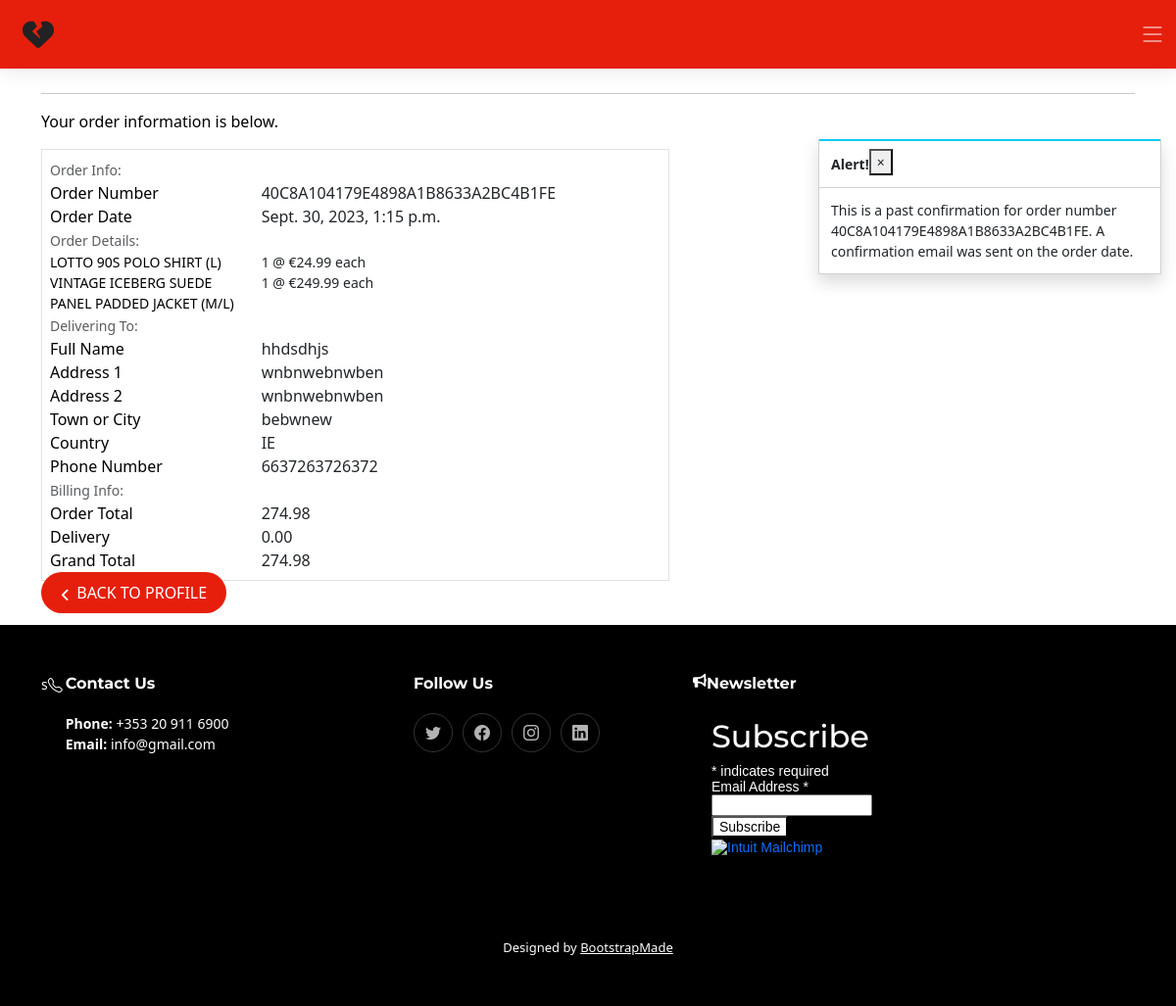
Screenshot of /profile/order_history/40C8A104179E4898A1B8633A2BC4B1FE with the database file from the repository.
### checkout/models.py (models this page shows, shortened)
class Order(models.Model):
    order_number = models.CharField(max_length=32, null=False, editable=False)
    user_profile = models.ForeignKey(
        UserProfile, on_delete=models.SET_NULL,
        null=True, blank=True, related_name='orders')
    full_name = models.CharField(max_length=50, null=False, blank=False)
    email = models.EmailField(max_length=254, null=False, blank=False)
    phone_number = models.CharField(
        max_length=16)
    country = CountryField(blank_label='Country *', null=False, blank=False)
    postcode = models.CharField(max_length=20, null=True, blank=True)
    town_or_city = models.CharField(max_length=40, null=False, blank=False)
    street_address1 = models.CharField(max_length=80, null=False, blank=False)
    street_address2 = models.CharField(max_length=80, null=True, blank=True)
    county = models.CharField(max_length=80, null=True, blank=True)
    date = models.DateTimeField(auto_now_add=True)
    delivery_cost = models.DecimalField(
        max_digits=6, decimal_places=2, null=False, default=0)
    order_total = models.DecimalField(
        max_digits=10, decimal_places=2, null=False, default=0)
    grand_total = models.DecimalField(
        max_digits=10, decimal_places=2, null=False, default=0)
    original_bag = models.TextField(null=False, blank=False, default='')
    stripe_pid = models.CharField(
        max_length=254, null=False, blank=False, default='')

class OrderLineItem(models.Model):
    order = models.ForeignKey(
        Order,
        null=False, blank=False,
        on_delete=models.CASCADE, related_name='lineitems')
    product = models.ForeignKey(
        Product, null=False, blank=False, on_delete=models.CASCADE)
    quantity = models.IntegerField(null=False, blank=False, default=0)
    lineitem_total = models.DecimalField(
        max_digits=6, decimal_places=2,
        null=False, blank=False, editable=False)

### products/models.py (models this page shows, shortened)
class Product(models.Model):
    category = models.ForeignKey(
        'Category', null=True, blank=True, on_delete=models.SET_NULL)
    sku = models.CharField(max_length=255, null=True, blank=True)
    name = models.CharField(max_length=255)
    description = models.TextField()
    price = models.DecimalField(max_digits=6, decimal_places=2)
    image_url = models.URLField(max_length=1024, null=True, blank=True)
    CONDITION_CHOICES = [
        ('never worn', 'Never worn'),
        ('very good', 'Very Good'),
        ('good', 'Good'),
        ('fair', 'Fair'),
    ]
    condition = models.CharField(max_length=100, choices=CONDITION_CHOICES)
    GENDER_CHOICES = [
        ('M', 'Male'),
        ('F', 'Female'),
        ('U', 'Unisex'),
    ]
    gender = models.CharField(
        max_length=100, null=True, blank=True, choices=GENDER_CHOICES)
    size = models.CharField(max_length=20)
    material = models.CharField(max_length=100)
    brand = models.CharField(max_length=100)
    date_listed = models.DateTimeField(auto_now_add=True)
    is_sold = models.BooleanField(default=False)

### profiles/views.py (the view)
# urls.py: path('order_history/<order_number>', views.order_history, name='order_history'),
def order_history(request, order_number):
    order = get_object_or_404(Order, order_number=order_number)
    messages.info(request, (
        f'This is a past confirmation for order number {order_number}. '
        'A confirmation email was sent on the order date.'
    ))
    template = 'checkout/checkout_success.html'
    context = {
        'order': order,
        'from_profile': True,
    }
    return render(request, template, context)

### bag/contexts.py (called while the page is built, shortened)
def bag_contents(request):
    bag_items = []
    total = 0
    product_count = 0
    bag = request.session.get('bag', {})
    if total < settings.FREE_DELIVERY_THRESHOLD:
        delivery = total * Decimal(settings.STANDARD_DELIVERY_PERCENTAGE / 100)
        free_delivery_delta = settings.FREE_DELIVERY_THRESHOLD - total
    else:
        delivery = 0
        free_delivery_delta = 0
    grand_total = delivery + total
    context = {
        'bag_items': bag_items,
        'total': total,
        'product_count': product_count,
        'delivery': delivery,
        'free_delivery_delta': free_delivery_delta,
        'free_delivery_threshold': settings.FREE_DELIVERY_THRESHOLD,
        'grand_total': grand_total,
    }
    return context

### checkout/templates/checkout/checkout_success.html (shortened to what this page needs)
{% extends "base.html" %}
{% load static %}
{% block extra_css %}
<link rel="stylesheet" href="{% static 'checkout/css/checkout.css' %}">
{% endblock %}
{% block content %}
<div class="container">
    <div class="row">
        <div class="col">
            <h2 class="logo-font mb-4">Thank You</h2>
            <hr>
            <p class="text-black">Your order information is below.
        </div>
    </div>
    <div class="row">
        <div class="col-12 col-lg-7">
            <div class="order-confirmation-wrapper p-2 border">
                <div class="row">
                    <div class="col">
                        <small class="text-muted">Order Info:</small>
                    </div>
                </div>
                <div class="row">
                    <div class="col-12 col-md-4">
                        <p class="mb-0 text-black font-weight-bold">Order Number</p>
                    </div>
                    <div class="col-12 col-md-8 text-md-right">
                        <p class="mb-0">{{ order.order_number }}</p>
                    </div>
                </div>
                <div class="row">
                    <div class="col-12 col-md-4">
                        <p class="mb-0 text-black font-weight-bold">Order Date</p>
                    </div>
                    <div class="col-12 col-md-8 text-md-right">
                        <p class="mb-0">{{ order.date }}</p>
                    </div>
                </div>
                <div class="row">
                    <div class="col">
                        <small class="text-muted">Order Details:</small>
                    </div>
                </div>
                {% for item in order.lineitems.all %}
                <div class="row">
                    <div class="col-12 col-md-4">
                        <p class="small mb-0 text-black font-weight-bold">
                            {{ item.product.name }}
                        </p>
                    </div>
                    <div class="col-12 col-md-8 text-md-right">
                        <p class="small mb-0">{{ item.quantity }} @ €{{ item.product.price }} each</p>
                    </div>
                </div>
                {% endfor %}
                <div class="row">
                    <div class="col">
                        <small class="text-muted">Delivering To:</small>
                    </div>
                </div>
                <div class="row">
                    <div class="col-12 col-md-4">
                        <p class="mb-0 text-black font-weight-bold">Full Name</p>
                    </div>
                    <div class="col-12 col-md-8 text-md-right">
                        <p class="mb-0">{{ order.full_name }}</p>
                    </div>
                </div>
                <div class="row">
                    <div class="col-12 col-md-4">
                        <p class="mb-0 text-black font-weight-bold">Address 1</p>
                    </div>
                    <div class="col-12 col-md-8 text-md-right">
                        <p class="mb-0">{{ order.street_address1 }}</p>
                    </div>
                </div>
                {% if order.street_address2 %}
                <div class="row">
                    <div class="col-12 col-md-4">
                        <p class="mb-0 text-black font-weight-bold">Address 2</p>
                    </div>
                    <div class="col-12 col-md-8 text-md-right">
                        <p class="mb-0">{{ order.street_address1 }}</p>
                    </div>
                </div>
                {% endif %}
                <div class="row">
                    <div class="col-12 col-md-4">
                        <p class="mb-0 text-black font-weight-bold">Town or City</p>
                    </div>
                    <div class="col-12 col-md-8 text-md-right">
                        <p class="mb-0">{{ order.town_or_city }}</p>
                    </div>
                </div>
                <div class="row">
                    <div class="col-12 col-md-4">
                        <p class="mb-0 text-black font-weight-bold">Country</p>
                    </div>
                    <div class="col-12 col-md-8 text-md-right">
                        <p class="mb-0">{{ order.country }}</p>
                    </div>
                </div>
                <div class="row">
                    <div class="col-12 col-md-4">
                        <p class="mb-0 text-black font-weight-bold">Phone Number</p>
                    </div>
                    <div class="col-12 col-md-8 text-md-right">
                        <p class="mb-0">{{ order.phone_number }}</p>
                    </div>
                </div>
                <div class="row">
                    <div class="col">
                        <small class="text-muted">Billing Info:</small>
                    </div>
                </div>
                <div class="row">
                    <div class="col-12 col-md-4">
                        <p class="mb-0 text-black font-weight-bold">Order Total</p>
                    </div>
                    <div class="col-12 col-md-8 text-md-right">
                        <p class="mb-0">{{ order.order_total }}</p>
                    </div>
                </div>
                <div class="row">
                    <div class="col-12 col-md-4">
                        <p class="mb-0 text-black font-weight-bold">Delivery</p>
                    </div>
                    <div class="col-12 col-md-8 text-md-right">
                        <p class="mb-0">{{ order.delivery_cost }}</p>
                    </div>
                </div>
                <div class="row">
                    <div class="col-12 col-md-4">
                        <p class="mb-0 text-black font-weight-bold">Grand Total</p>
                    </div>
                    <div class="col-12 col-md-8 text-md-right">
                        <p class="mb-0">{{ order.grand_total }}</p>
                    </div>
                </div>
            </div>
        </div>
    </div>
    <div class="row">
        <div class="col-12 col-lg-7 text-right">
            {% if from_profile %}
            <a href="{% url 'profile' %}" class="button-primary">
                <span class="icon mr-2">
                    <i class="fas fa-angle-left"></i>
                </span>
                <span class="text-uppercase">Back to Profile</span>
            </a>
            {% endif %}
        </div>
    </div>
</div>
{% endblock %}

### static/css/base.css (style rules this page uses)
html { height: 100%; }
:root { --font-default: "Open Sans", system-ui, -apple-system, "Segoe UI", Roboto, "Helvetica Neue", Arial, "Noto Sans", "Liberation Sans", sans-serif, "Apple Color Emoji", "Segoe UI Emoji", "Segoe UI Symbol", "Noto Color Emoji"; --font-primary: "Montserrat", sans-serif; --font-secondary: "Poppins", sans-serif; }
:root { --color-default: #222222; --color-primary: #e61f0c; --color-secondary: #E2532F; }
:root { scroll-behavior: smooth; }
body { font-family: var(--font-default); color: var(--color-default); }
a { color: var(--color-primary); text-decoration: none; }
h1, h2, h3, h4, h5, h6 { font-family: var(--font-primary); }
.button-primary { background: var(--color-primary); border: 0; padding: 10px 20px; color: #fff; transition: 0.4s; border-radius: 50px; text-decoration: none; }
.icon { font-size: 15px; vertical-align: middle; margin-right: 3px; }
@media (min-width: 1200px) { .container { max-width: 80%; } }

### rows the page displays
Order: order_number "40C8A104179E4898A1B8633A2BC4B1FE", date "Sept. 30, 2023, 1:15 p.m.", full_name "hhdsdhjs", street_address1 "wnbnwebnwben", town_or_city "bebwnew", country "IE", phone_number "6637263726372", order_total "274.98", delivery_cost "0.00", grand_total "274.98"
OrderLineItem: product.name "LOTTO 90S POLO SHIRT (L)", quantity "1", product.price "24.99"
OrderLineItem: product.name "VINTAGE ICEBERG SUEDE PANEL PADDED JACKET (M/L)", quantity "1", product.price "249.99"

### other values shown
{{ message }} "This is a past confirmation for order number 40C8A104179E4898A1B8633A2BC4B1FE. A confirmation email was sent on the order date."
